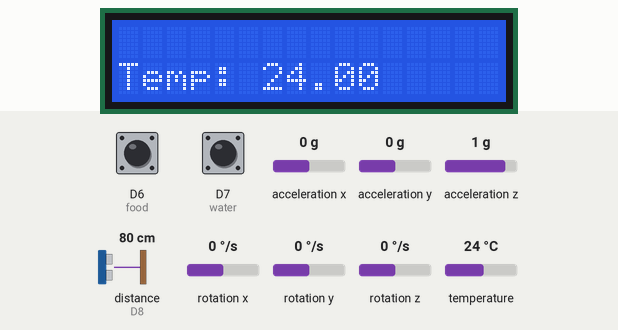
Simulated run of this sketch. Board: ESP8266 (NodeMCU). Parts: 16×2 character LCD. Wiring (inferred from the names in the program): ultrasonic range finder: trigger D0; echo D8. The inputs (shaded band) are chosen by the test bench; at power-on: distance to the obstacle (sensor on D8) 80 cm, temperature 24 °C, D6 (food) HIGH, D7 (water) HIGH, acceleration x 0 g, acceleration y 0 g, acceleration z 1 g, rotation x 0 °/s, rotation y 0 °/s, rotation z 0 °/s. The echo pulse lasts 58.3 µs per cm; WiFi joins after 1.5 s; servers stay silent unless stated; the local clock reads 2024-03-15 10:24:30 at power-on unless the sketch sets it; what the sketch prints to the serial monitor is not drawn.

Above: at 2.8 s.
2.9 s: distance to the obstacle (sensor on D8) set to 22 cm
4.4 s: distance to the obstacle (sensor on D8) set to 17 cm
At 5.4 s:
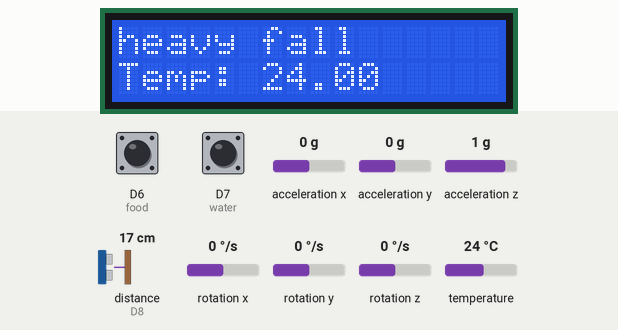
At 6.7 s:
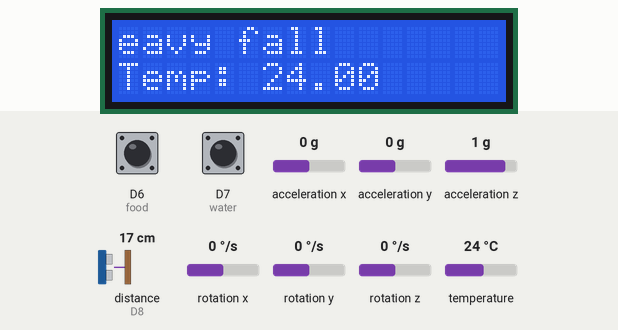
7.8 s: temperature set to 12 °C
At 11.1 s:
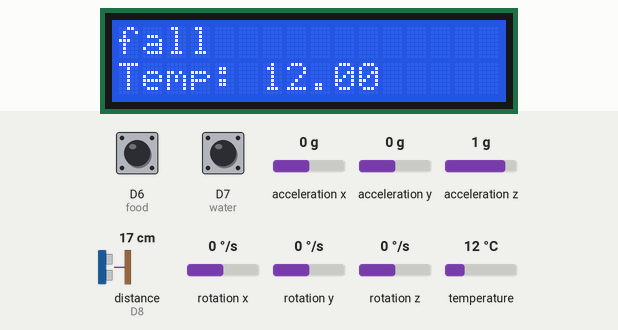
11.2 s: temperature set to 19 °C
At 12.7 s:
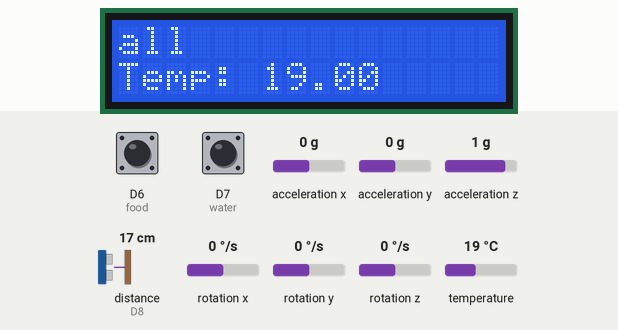
14.6 s: D6 (food) pulled LOW for 1 s
17.7 s: D7 (water) pulled LOW for 3.2 s
Timing chart, 0 to 20.7 s (numbered marks = the images above; inputs shaded):
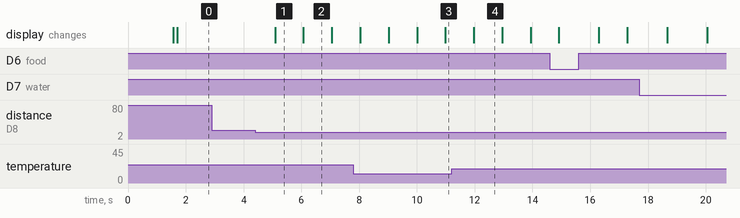

The sketch:

gyro.ino
```cpp
#include <Adafruit_MPU6050.h>
#include <Adafruit_Sensor.h>
#include <Wire.h>
#include <Arduino.h>
#include <time.h>
#include <LiquidCrystal_I2C.h>

#ifdef ESP32
#include <WiFi.h>
#include <FirebaseESP32.h>
#elif defined(ESP8266)
#include <ESP8266WiFi.h>
#include <FirebaseESP8266.h>
#include <WiFiUdp.h>
#endif

#include <addons/TokenHelper.h>
#include <addons/RTDBHelper.h>

#include "Buttons.h"
#include "Distance.h"

Buttons btn;
Distance get;

Adafruit_MPU6050 mpu;


#define WIFI_SSID "teloy"
#define WIFI_PASSWORD "Tyler_property#0124"
#define API_KEY "AIzaSyCf_yEMzkxTZTZvhxnIUfZl3rlqdWRE9Yo" //firebase realtime database API_KEY
#define DATABASE_URL "iot-healthcare-72d91-default-rtdb.asia-southeast1.firebasedatabase.app/" //OAuth realtime database
#define USER_EMAIL "test@gmail.com" //create OAuth user email
#define USER_PASSWORD "test123456" //create OAuth user password

int timeZone = 8 * 3600;  // Philippine Time
int dst = 0;

FirebaseData fbdo;
FirebaseAuth auth;
FirebaseConfig config;

unsigned long prevMillis = 0;
const long interval = 1000;

String falling = "";


#define sda1 D2
#define scl1 D1
#define sda2 D4
#define scl2 D5

#define mpuI2C 0x3C
#define lcdI2C 0x68

LiquidCrystal_I2C lcd(0x27, 16, 2);


void setup(void) {
  Serial.begin(115200);
  while (!Serial)
    delay(10); // will pause Zero, Leonardo, etc until serial console opens

  Serial.println("Adafruit MPU6050 test!");

  // Try to initialize!
  if (!mpu.begin()) {
    Serial.println("Failed to find MPU6050 chip");
    while (1) {
      delay(10);
    }
  }
  Serial.println("MPU6050 Found!");

  mpu.setAccelerometerRange(MPU6050_RANGE_8_G);
  mpu.setFilterBandwidth(MPU6050_BAND_21_HZ);

  Serial.print("Connecting to Wi-Fi");
  WiFi.begin(WIFI_SSID, WIFI_PASSWORD);
  while (WiFi.status() != WL_CONNECTED) {
    Serial.println("Not connected to wifi please check!");
    delay(300);
  }
  Serial.println();
  Serial.print("Connected with IP: ");
  Serial.println(WiFi.localIP());
  Serial.println();

  Wire.begin(sda1, scl1);
  Serial.println("Intialized mpu I2C...");
  Wire.beginTransmission(mpuI2C);
  Wire.endTransmission();

  Wire.begin(sda2, scl2);
  Serial.println("Intialized LCD I2C...");
  Wire.beginTransmission(lcdI2C);
  Wire.endTransmission();

  lcd.clear();
  lcd.init();
  lcd.backlight();

  Serial.printf("Firebase Client v%s\n\n", FIREBASE_CLIENT_VERSION);

  configTime(timeZone, dst, "pool.ntp.org", "time.nist.gov");
  Serial.println("Waiting for time....");
  while(!time(nullptr)){
    Serial.println("Time is nullptr!");
    delay(1000);
  }
  Serial.println("\nTime response... OK!");

  config.api_key = API_KEY;
  auth.user.email = USER_EMAIL;
  auth.user.password = USER_PASSWORD;
  config.database_url = DATABASE_URL;
  config.token_status_callback = tokenStatusCallback;
  Firebase.reconnectWiFi(true);
  fbdo.setBSSLBufferSize(4096, 1024); // Set SSL buffer size
  Firebase.begin(&config, &auth);
  Firebase.setDoubleDigits(5);

  Serial.println("Setup complete.");
  Serial.println("");
  delay(100);
}

void scrollText(String message) {
  static int scrollPosition = 0;

  // Clear the display
  lcd.clear();

  lcd.setCursor(0, 0);

  lcd.print(message.substring(scrollPosition, scrollPosition + 16));

  lcd.setCursor(0, 1);

  lcd.print(message.substring(0, scrollPosition));

  scrollPosition++;

  if (scrollPosition >= message.length()) {
    scrollPosition = 0;
  }
}


void loop() {
  /* Get new sensor events with the readings */
  sensors_event_t a, g, temp;
  mpu.getEvent(&a, &g, &temp);

  // /* Print out the values */
  // Serial.print("Acceleration X: ");
  // Serial.print(a.acceleration.x);
  // Serial.print(", Y: ");
  // Serial.print(a.acceleration.y);
  // Serial.print(", Z: ");
  // Serial.print(a.acceleration.z);
  // Serial.println(" m/s^2");

    // Calculate acceleration magnitude
  float accelMagnitude = sqrt(sq(a.acceleration.x) + sq(a.acceleration.y) + sq(a.acceleration.z));
  bool fallState = false;
  // Check if a fall is detected (you may need to adjust threshold based on testing)
  if (accelMagnitude < 120.0 && get.totalDistance() < 20 ) {
    Serial.println("Heavy Fall detected!");
    falling = "heavy fall";
    fallState = true;
    Serial.print("[DEBUG]Heavy accelMagnitude");
    Serial.println(accelMagnitude);
  } else if(accelMagnitude > 130.0 && get.totalDistance() > 20 && get.totalDistance() < 40) {
    Serial.println("Light Fall detected!");
    falling = "light fall";
    Serial.print("[DEBUG]Light accelMagnitude");
    Serial.println(accelMagnitude);
    fallState = true;
  }

  scrollText(falling);

  lcd.setCursor(0,1);
  lcd.print("Temp: ");
  lcd.println(temp.temperature);

  Serial.print("[DEBUG] Ultrasonic ");
  Serial.println(get.totalDistance());

  char buffer[10];
  dtostrf(temp.temperature, 8, 5, buffer);
  String val =  String(buffer);


  Serial.print("Temperature:");
  Serial.println(temp.temperature);

  time_t now = time(nullptr);
  struct tm* p_tm = localtime(&now);
  String Time = String(p_tm->tm_hour) + ":" + String(p_tm->tm_min) + ":" + String(p_tm->tm_sec) +" "+String(p_tm->tm_mday) + "/" + String(p_tm->tm_mon + 1) ;

  Serial.print("[DEBUG] Date time");
  Serial.println(Time);

  if (Firebase.ready()) {

      if(fallState) {
        bool badgeTime = Firebase.setString(fbdo, F("/dataInfo/timeFall"), Time.c_str());
        if(!badgeTime) {
          Serial.print("Failed to send time ");
          Serial.println(fbdo.errorReason());
        }
        bool isPersonfall = Firebase.setString(fbdo, F("/dataInfo/falling"), falling.c_str());
        if(!isPersonfall) {
          Serial.print("Failed to send fall data: ");
          Serial.println(fbdo.errorReason());
        }
        fallState = false;
      }

      Serial.print("Value of val");
      Serial.println(val.c_str());
      bool temperature = Firebase.setString(fbdo, F("/dataInfo/temperature"), val.c_str());
      if(!temperature) {
        Serial.print("Failed to send temperature data: ");
        Serial.println(fbdo.errorReason());
      }

      if(btn.PressFood()) {
        bool badgeTime = Firebase.setString(fbdo, F("/dataInfo/timeFood"), Time.c_str());
        if(!badgeTime) {
          Serial.print("Failed to send time ");
          Serial.println(fbdo.errorReason());
        }
        Serial.println("[DEBUG] Food execute ");
        Serial.println(Time); //time pass here and badgeTime is not false but the problem was it was not able to send the Time value to my realtime db

        bool isFoodPress = Firebase.setString(fbdo, F("/dataInfo/food"),"Patient need food");
        if(!isFoodPress) {
          Serial.print("Failed to send food ");
          Serial.println(fbdo.errorReason());
        }
        delay(100);
      }
      if(btn.PressWater()) {
        bool badgeTime = Firebase.setString(fbdo, F("/dataInfo/timeWater"), Time.c_str());
        if(!badgeTime) {
          Serial.print("Failed to send time ");
          Serial.println(fbdo.errorReason());
        }
        Serial.println("[DEBUG] Water execute");
        bool isWaterPress = Firebase.setString(fbdo, F("/dataInfo/water"), "Patient need water!");
        if(!isWaterPress) {
          Serial.print("Failed to send water ");
          Serial.println(fbdo.errorReason());
        }
        delay(100);
      }

      if(btn.PressMedicine())
      {
        bool badgeTime = Firebase.setString(fbdo, F("/dataInfo/timeMed"), Time.c_str());
        if(!badgeTime) {
          Serial.print("Failed to send time ");
          Serial.println(fbdo.errorReason());
        }
        bool isMedPress = Firebase.setString(fbdo, F("/dataInfo/medicine"), "Patient need medicine!");
        if(!isMedPress) {
          Serial.print("Failed to send medecine ");
          Serial.println(fbdo.errorReason());
        }
        delay(100);
      }
    } else {
      Serial.println("Fail to send firebase!");
    }
  delay(500);
}
```

Buttons.h
```cpp
class Buttons {
  private:
    #define food D6
    #define water D7
    #define medicine D3
    bool lastState = HIGH;
  public:
    Buttons() {
      pinMode(food, INPUT_PULLUP);
      pinMode(water, INPUT_PULLUP);
      pinMode(medicine, INPUT_PULLUP);
    }
    bool PressFood() {
      return digitalRead(food) == LOW;
    }
    bool PressWater() {
      return digitalRead(water) == LOW;
    }
    bool PressMedicine() {
      return digitalRead(medicine) == LOW;
    }
};
```

Distance.h
```cpp
class Distance {
  private:
      #define trig D0
      #define ech D8
      long distance, duration;
  public:
    Distance() {
      pinMode(trig, OUTPUT);
      pinMode(ech, INPUT);
    }
    long totalDistance() {
      digitalWrite(trig, LOW);
      delayMicroseconds(2);
      digitalWrite(trig, HIGH);
      delayMicroseconds(10);
      digitalWrite(trig, LOW);

      duration = pulseIn(ech, HIGH);
      distance = duration / 58.2;
      return distance;
    }
};
```

Measured:
- the behaviour switches between 20 and 19 cm on distance to the obstacle (sensor on D8) (found by bisection; images 0 and 1)
- after the input at 2.9 s, every drawn part: stays the same
- after the input at 4.4 s, the display: changes after 0.69 s (image 1)
- what the display in image 1 shows lasts 1.0 s, from 5.1 s to 6.1 s
